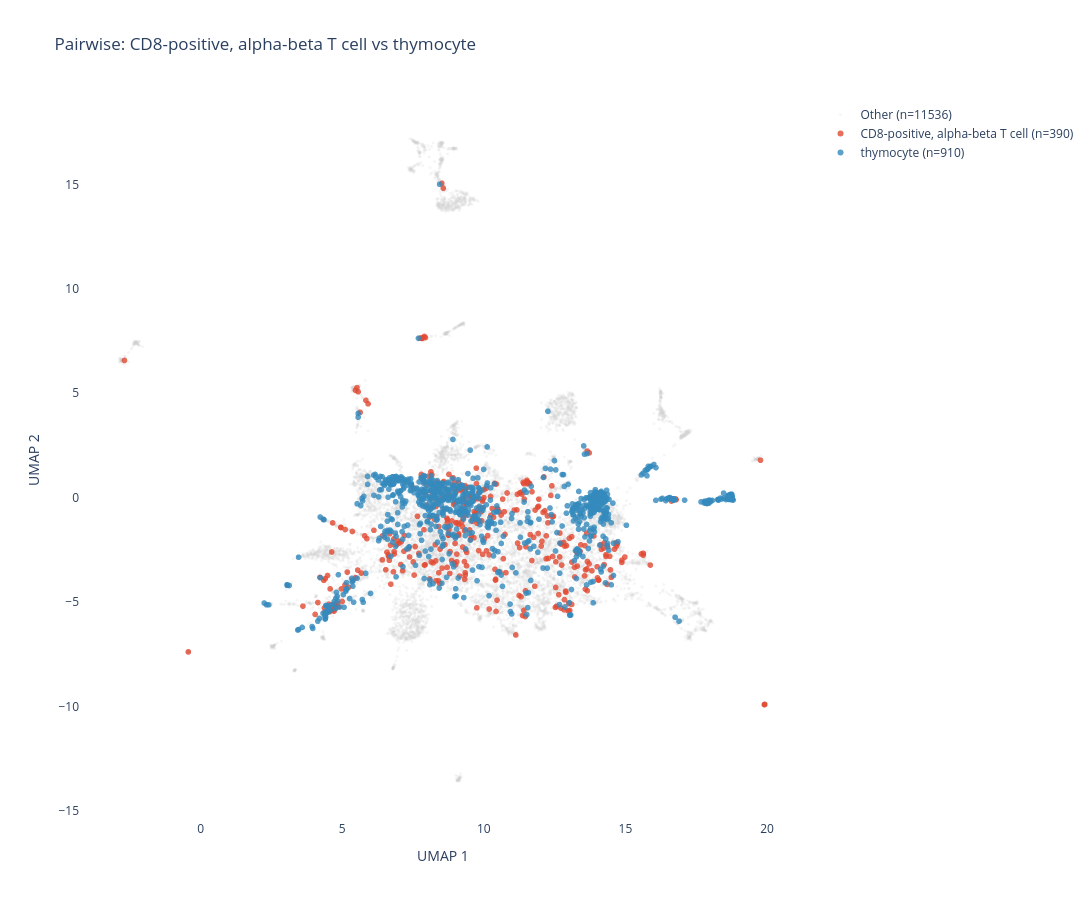
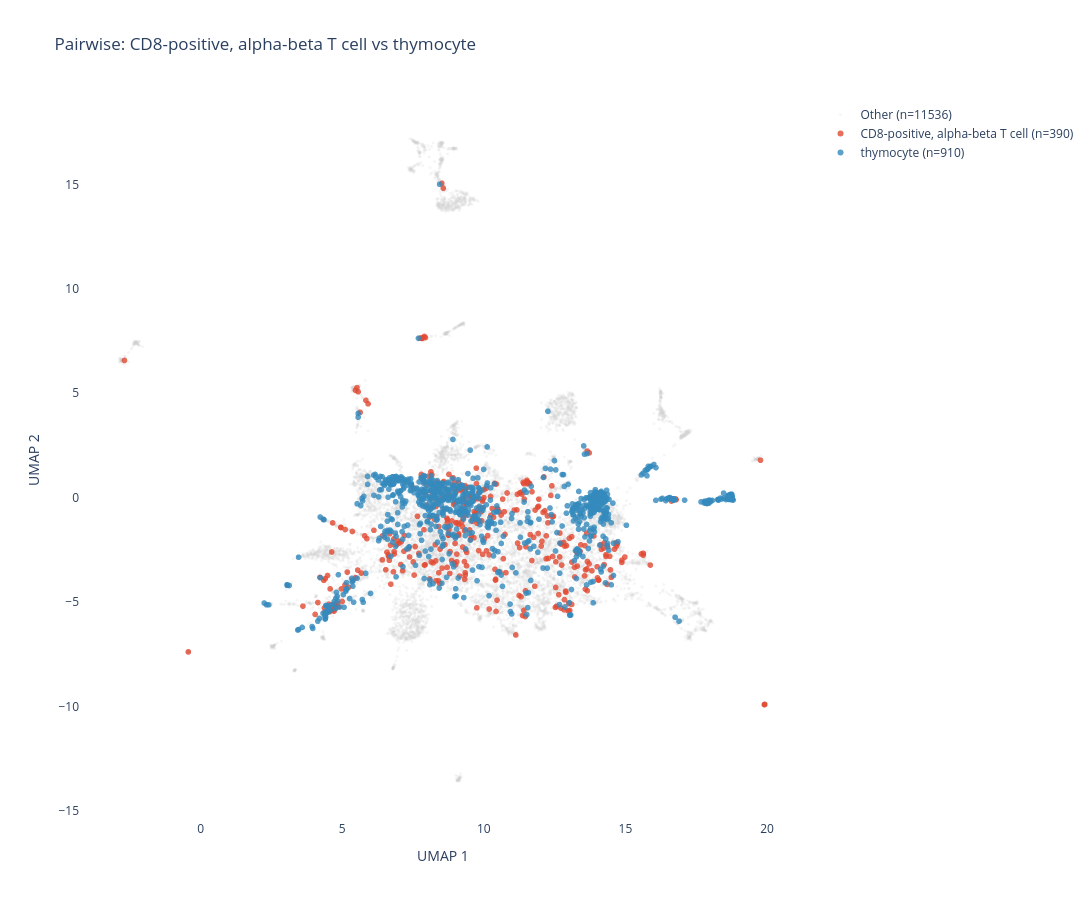

The cell these charts' notebook holds for them, in order:
### Code cell
def build_pairwise_comparison(d, type1, type2, output_path=None):
    """Build interactive plot comparing two cell types against gray background."""
    umap = d["ref_umap"]
    obs = d["obs"]
    ct_col = "cell_type" if "cell_type" in obs.columns else "cell_type_ontology_term_id"
    
    mask1 = obs[ct_col].values == type1
    mask2 = obs[ct_col].values == type2
    bg = ~(mask1 | mask2)
    
    fig = go.Figure()
    
    def _hover(mask, label):
        return [
            f"<b>{label}</b><br>Condition: {obs.get('condition', pd.Series(['N/A']*len(obs))).values[i]}"
            f"<br>Tissue: {obs.get('tissue', pd.Series(['N/A']*len(obs))).values[i]}"
            f"<br>Donor: {obs.get('donor_id', pd.Series(['N/A']*len(obs))).values[i]}"
            f"<br>UMAP: ({umap[i,0]:.2f}, {umap[i,1]:.2f})"
            for i in np.where(mask)[0]
        ]
    
    fig.add_trace(go.Scattergl(
        x=umap[bg, 0], y=umap[bg, 1],
        mode="markers", marker=dict(size=3, color="#d0d0d0", opacity=0.2),
        name=f"Other (n={bg.sum()})", hoverinfo="skip",
    ))
    
    fig.add_trace(go.Scattergl(
        x=umap[mask1, 0], y=umap[mask1, 1],
        mode="markers", marker=dict(size=6, color="#E24A33", opacity=0.8),
        name=f"{type1} (n={mask1.sum()})",
        hovertext=_hover(mask1, type1), hoverinfo="text",
    ))
    
    fig.add_trace(go.Scattergl(
        x=umap[mask2, 0], y=umap[mask2, 1],
        mode="markers", marker=dict(size=6, color="#348ABD", opacity=0.8),
        name=f"{type2} (n={mask2.sum()})",
        hovertext=_hover(mask2, type2), hoverinfo="text",
    ))
    
    fig.update_layout(
        title=f"Pairwise: {type1} vs {type2}",
        xaxis_title="UMAP 1", yaxis_title="UMAP 2",
        plot_bgcolor="white", width=1100, height=900,
        legend=dict(font=dict(size=12)),
        xaxis=dict(showgrid=False, zeroline=False),
        yaxis=dict(showgrid=False, zeroline=False),
    )
    
    if output_path:
        fig.write_html(str(output_path), auto_open=False)
        print(f"Saved: {output_path}")
    
    fig.show()
    return fig


build_pairwise_comparison(
    d,
    "CD8-positive, alpha-beta T cell",
    "thymocyte",
    output_path=OUTPUT_DIR / "pairwise_cd8_vs_thymocyte.html",
)

### Figure 1 — Plotly figure (JSON) as saved in the notebook; plotly's stock layout.template omitted (floating-point values rounded to 4 significant figures; data arrays with more than 128 entries replaced by an {"elided": "..."} marker saying what was removed)
{"data": [{"hoverinfo": "skip", "marker": {"color": "#d0d0d0", "opacity": 0.2, "size": 3}, "mode": "markers", "name": "Other (n=11536)", "type": "scattergl", "x": {"elided": "11536 float values"}, "y": {"elided": "11536 float values"}}, {"hoverinfo": "text", "hovertext": {"elided": "390 str values"}, "marker": {"color": "#E24A33", "opacity": 0.8, "size": 6}, "mode": "markers", "name": "CD8-positive, alpha-beta T cell (n=390)", "type": "scattergl", "x": {"elided": "390 float values"}, "y": {"elided": "390 float values"}}, {"hoverinfo": "text", "hovertext": {"elided": "910 str values"}, "marker": {"color": "#348ABD", "opacity": 0.8, "size": 6}, "mode": "markers", "name": "thymocyte (n=910)", "type": "scattergl", "x": {"elided": "910 float values"}, "y": {"elided": "910 float values"}}], "layout": {"height": 900, "legend": {"font": {"size": 12}}, "plot_bgcolor": "white", "title": {"text": "Pairwise: CD8-positive, alpha-beta T cell vs thymocyte"}, "width": 1100, "xaxis": {"showgrid": false, "title": {"text": "UMAP 1"}, "zeroline": false}, "yaxis": {"showgrid": false, "title": {"text": "UMAP 2"}, "zeroline": false}}}

### Figure 2 — Plotly figure (JSON) as saved in the notebook; plotly's stock layout.template omitted (floating-point values rounded to 4 significant figures; data arrays with more than 128 entries replaced by an {"elided": "..."} marker saying what was removed)
{"data": [{"hoverinfo": "skip", "marker": {"color": "#d0d0d0", "opacity": 0.2, "size": 3}, "mode": "markers", "name": "Other (n=11536)", "type": "scattergl", "x": {"elided": "11536 float values"}, "y": {"elided": "11536 float values"}}, {"hoverinfo": "text", "hovertext": {"elided": "390 str values"}, "marker": {"color": "#E24A33", "opacity": 0.8, "size": 6}, "mode": "markers", "name": "CD8-positive, alpha-beta T cell (n=390)", "type": "scattergl", "x": {"elided": "390 float values"}, "y": {"elided": "390 float values"}}, {"hoverinfo": "text", "hovertext": {"elided": "910 str values"}, "marker": {"color": "#348ABD", "opacity": 0.8, "size": 6}, "mode": "markers", "name": "thymocyte (n=910)", "type": "scattergl", "x": {"elided": "910 float values"}, "y": {"elided": "910 float values"}}], "layout": {"height": 900, "legend": {"font": {"size": 12}}, "plot_bgcolor": "white", "title": {"text": "Pairwise: CD8-positive, alpha-beta T cell vs thymocyte"}, "width": 1100, "xaxis": {"showgrid": false, "title": {"text": "UMAP 1"}, "zeroline": false}, "yaxis": {"showgrid": false, "title": {"text": "UMAP 2"}, "zeroline": false}}}
